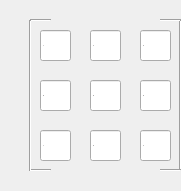
   <widget class="QWidget" name="q_history_right_matrix" native="true">
    <property name="geometry">
     <rect>
      <x>590</x>
      <y>60</y>
      <width>181</width>
      <height>191</height>
     </rect>
    </property>
    <widget class="Line" name="line_12">
     <property name="geometry">
      <rect>
       <x>30</x>
       <y>10</y>
       <width>21</width>
       <height>20</height>
      </rect>
     </property>
     <property name="orientation">
      <enum>Qt::Horizontal</enum>
     </property>
    </widget>
    <widget class="Line" name="line_7">
     <property name="geometry">
      <rect>
       <x>170</x>
       <y>20</y>
       <width>20</width>
       <height>151</height>
      </rect>
     </property>
     <property name="orientation">
      <enum>Qt::Vertical</enum>
     </property>
    </widget>
    <widget class="QLineEdit" name="h18">
     <property name="geometry">
      <rect>
       <x>140</x>
       <y>130</y>
       <width>31</width>
       <height>31</height>
      </rect>
     </property>
     <property name="font">
      <font>
       <family>Sans SemiBold</family>
       <pointsize>-1</pointsize>
       <weight>75</weight>
       <italic>false</italic>
       <bold>true</bold>
      </font>
     </property>
     <property name="text">
      <string>4</string>
     </property>
    </widget>
    <widget class="QLineEdit" name="h14">
     <property name="geometry">
      <rect>
       <x>90</x>
       <y>80</y>
       <width>31</width>
       <height>31</height>
      </rect>
     </property>
     <property name="font">
      <font>
       <family>Sans SemiBold</family>
       <pointsize>-1</pointsize>
       <weight>75</weight>
       <italic>false</italic>
       <bold>true</bold>
      </font>
     </property>
     <property name="text">
      <string>5</string>
     </property>
    </widget>
    <widget class="QLineEdit" name="h11">
     <property name="geometry">
      <rect>
       <x>90</x>
       <y>30</y>
       <width>31</width>
       <height>31</height>
      </rect>
     </property>
     <property name="font">
      <font>
       <family>Sans SemiBold</family>
       <pointsize>-1</pointsize>
       <weight>75</weight>
       <italic>false</italic>
       <bold>true</bold>
      </font>
     </property>
     <property name="text">
      <string>4</string>
     </property>
    </widget>
    <widget class="Line" name="line_11">
     <property name="geometry">
      <rect>
       <x>30</x>
       <y>160</y>
       <width>21</width>
       <height>20</height>
      </rect>
     </property>
     <property name="orientation">
      <enum>Qt::Horizontal</enum>
     </property>
    </widget>
    <widget class="QLineEdit" name="h15">
     <property name="geometry">
      <rect>
       <x>140</x>
       <y>80</y>
       <width>31</width>
       <height>31</height>
      </rect>
     </property>
     <property name="font">
      <font>
       <family>Sans SemiBold</family>
       <pointsize>-1</pointsize>
       <weight>75</weight>
       <italic>false</italic>
       <bold>true</bold>
      </font>
     </property>
     <property name="text">
      <string>6</string>
     </property>
    </widget>
    <widget class="QLineEdit" name="h16">
     <property name="geometry">
      <rect>
       <x>40</x>
       <y>130</y>
       <width>31</width>
       <height>31</height>
      </rect>
     </property>
     <property name="font">
      <font>
       <family>Sans SemiBold</family>
       <pointsize>-1</pointsize>
       <weight>75</weight>
       <italic>false</italic>
       <bold>true</bold>
      </font>
     </property>
     <property name="text">
      <string>1</string>
     </property>
    </widget>
    <widget class="QLineEdit" name="h17">
     <property name="geometry">
      <rect>
       <x>90</x>
       <y>130</y>
       <width>31</width>
       <height>31</height>
      </rect>
     </property>
     <property name="font">
      <font>
       <family>Sans SemiBold</family>
       <pointsize>-1</pointsize>
       <weight>75</weight>
       <italic>false</italic>
       <bold>true</bold>
      </font>
     </property>
     <property name="text">
      <string>0</string>
     </property>
    </widget>
    <widget class="Line" name="line_8">
     <property name="geometry">
      <rect>
       <x>20</x>
       <y>20</y>
       <width>20</width>
       <height>151</height>
      </rect>
     </property>
     <property name="orientation">
      <enum>Qt::Vertical</enum>
     </property>
    </widget>
    <widget class="QLineEdit" name="h13">
     <property name="geometry">
      <rect>
       <x>40</x>
       <y>80</y>
       <width>31</width>
       <height>31</height>
      </rect>
     </property>
     <property name="font">
      <font>
       <family>Sans SemiBold</family>
       <pointsize>-1</pointsize>
       <weight>75</weight>
       <italic>false</italic>
       <bold>true</bold>
      </font>
     </property>
     <property name="text">
      <string>-3</string>
     </property>
    </widget>
    <widget class="QLineEdit" name="h12">
     <property name="geometry">
      <rect>
       <x>140</x>
       <y>30</y>
       <width>31</width>
       <height>31</height>
      </rect>
     </property>
     <property name="font">
      <font>
       <family>Sans SemiBold</family>
       <pointsize>-1</pointsize>
       <weight>75</weight>
       <italic>false</italic>
       <bold>true</bold>
      </font>
     </property>
     <property name="text">
      <string>2</string>
     </property>
    </widget>
    <widget class="QLineEdit" name="h10">
     <property name="geometry">
      <rect>
       <x>40</x>
       <y>30</y>
       <width>31</width>
       <height>31</height>
      </rect>
     </property>
     <property name="font">
      <font>
       <family>Sans SemiBold</family>
       <pointsize>-1</pointsize>
       <weight>75</weight>
       <italic>false</italic>
       <bold>true</bold>
      </font>
     </property>
     <property name="text">
      <string>1</string>
     </property>
    </widget>
    <widget class="Line" name="line_10">
     <property name="geometry">
      <rect>
       <x>160</x>
       <y>160</y>
       <width>21</width>
       <height>20</height>
      </rect>
     </property>
     <property name="orientation">
      <enum>Qt::Horizontal</enum>
     </property>
    </widget>
    <widget class="Line" name="line_9">
     <property name="geometry">
      <rect>
       <x>160</x>
       <y>10</y>
       <width>21</width>
       <height>20</height>
      </rect>
     </property>
     <property name="orientation">
      <enum>Qt::Horizontal</enum>
     </property>
    </widget>
   </widget>
